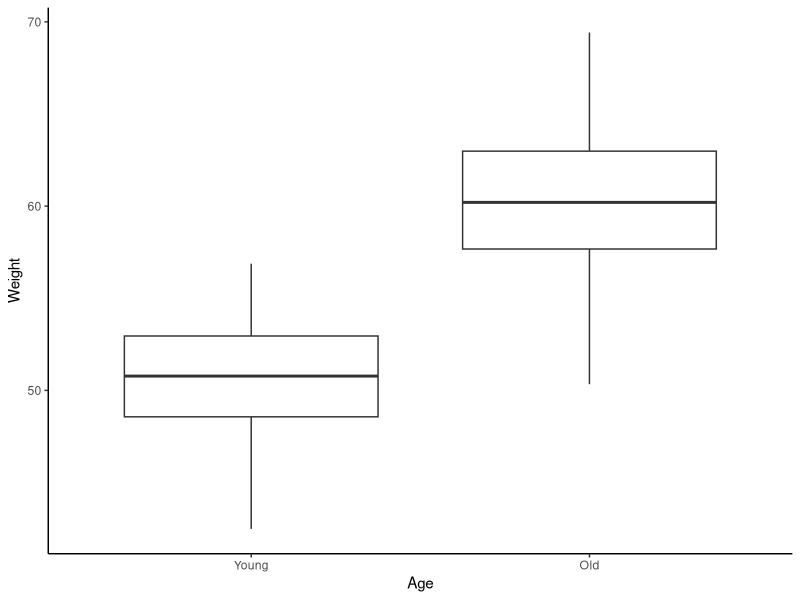
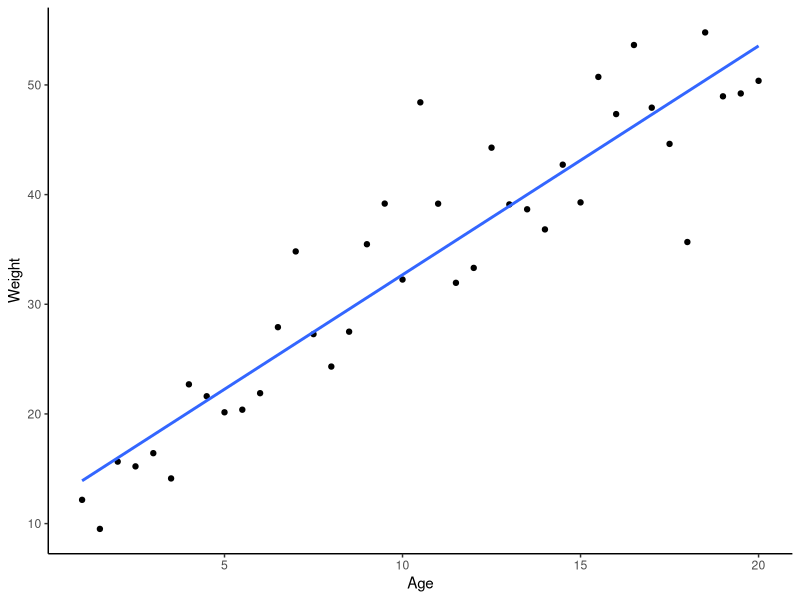
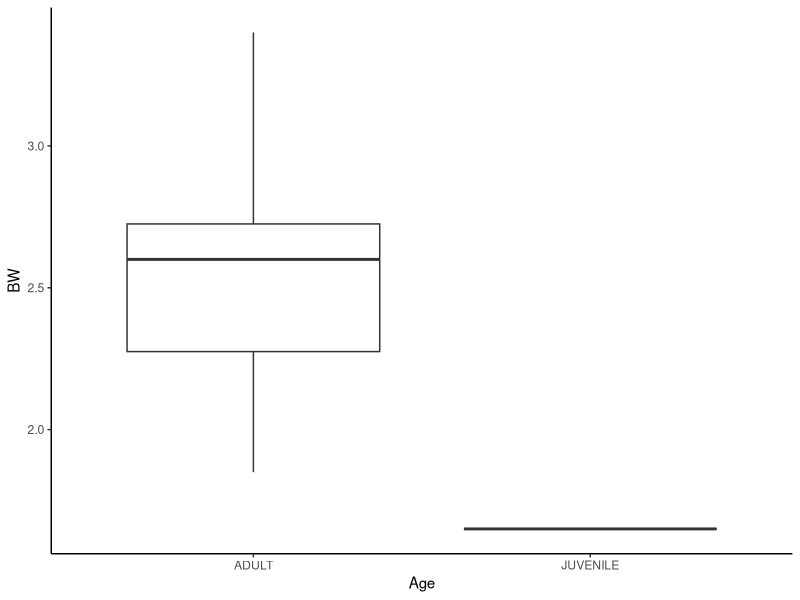

R code for these plots, in order:
## ---- chunk 1
#| echo: false
#| warning: false

set.seed(328)

Weight <- c(rnorm(50, mean = 50, sd = 3), rnorm(50, mean = 60, sd = 3))
Age <- c(rep("Young", 50), rep("Old", 50))


# create data frame
data <- data.frame(Weight, Age)

# ggplot
library(ggplot2)
ggplot(data, aes(x = Age, y = Weight)) +
    geom_boxplot() +
    theme_classic() +
    scale_fill_brewer(palette = "Set1") +
    scale_x_discrete(limits = c("Young", "Old"))
## ---- chunk 2
#| echo: false
#| 
V_max <- 70  # Assume the maximum weight is 70 kg
K_M <- 10    # Assume the Michaelis constant is 10 years

# Generate age data
age <- seq(1, 20, by = 0.5)  # From 1 to 20 years, in 0.5 year increments

# Apply the Michaelis-Menten equation to simulate weight data
weight <- V_max * age / (K_M + age) + rnorm(length(age), mean = 0, sd = 5)

# Create a data frame
data <- data.frame(Age = age, Weight = weight)

# Plot using ggplot2
library(ggplot2)
ggplot(data, aes(x = Age, y = Weight)) +
  geom_point() +  # Use geom_line for continuous data
  geom_smooth(formula = y ~ x, method = "lm", se = FALSE) +
  theme_classic()
## ---- chunk 3
#| code-fold: true
library(readxl)
possums <- read_excel("possums.xlsx", sheet = 2)

library(ggplot2)
ggplot(possums, aes(x = Age, y = BW)) +
  geom_boxplot() +
  theme_classic()
